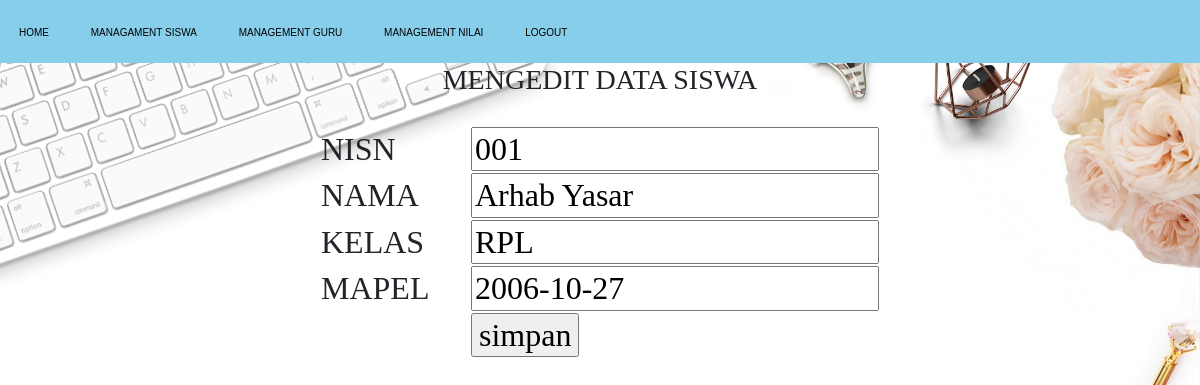
/editsiswa.php?kode=001, run on the app's committed database.
### tables this page shows
CREATE TABLE `siswa` (
  `NISN` varchar(12) NOT NULL,
  `nama` varchar(30) NOT NULL,
  `kelas` varchar(7) NOT NULL,
  `tanggal_lahir` date NOT NULL
);

### editsiswa.php (the view, shortened to what this page needs)
<!DOCTYPE html>
<html lang="en">
<head>
    <link rel="stylesheet" href="bootstrap-5.2.3-dist/css/bootstrap.css">
</head>
<body>
<header>
        <ul>
        <li><a href="home.php">HOME</a></li>
            <li><a href="datasiswa.php">MANAGAMENT SISWA</a></li>
            <li><a href="dataguru.php">MANAGEMENT GURU</a></li>
            <li><a href="datanilai.php">MANAGEMENT NILAI</a></li>
            <li><a href="logout.php">LOGOUT</a></li>
        </ul>
    </header>
<?php
    include "koneksi.php";
    $sql=mysqli_query($koneksi,"select*from siswa where NISN='$_GET[kode]'");
    $data=mysqli_fetch_array($sql);
?>
<h3 align="center">MENGEDIT DATA SISWA<h2>
<form action="" method="POST">
<table  align="center" style='margin-top:30px;'>
    <tr>
        <td width="150">NISN</td>
        <td><input type="text" name="NISN" value="<?php echo $data['NISN'];?>"></td>
    </tr>
    <tr>
        <td>NAMA</td>
        <td><input typr="text" name="nama" value="<?php echo $data['nama'];?>"></td>
    </tr>
    <tr>
        <td>KELAS</td>
        <td><input type="text"name="kelas" value="<?php echo $data['kelas'];?>"></td>
    </tr>
    <tr>
        <td>MAPEL</td>
        <td><input type="text" name="tanggal_lahir" value="<?php echo $data['tanggal_lahir'];?>"></td>
    </tr>
    <tr>
        <td></td>
        <td><input type="submit" value="simpan" name="proses"></td>
    </tr>
</table>
</form>
</body>
</html>

### editsiswa.php (style rules this page uses)
body { padding : 0; margin : 0; font-size:15px; background-image: url("img/pexels-brand-&-palms-768938.jpg"); background-size:cover; font-family:times; }
ul { list-style-type:none; margin:0; padding:0; overflow:hidden; background-color:rgb(135, 206, 235); position:sticky; }
li { margin:auto; padding: 20px 19px; display: inline-block; }
a { color:black; text-decoration:none; font-size:10px; font-family:sans-serif; }

### data on the page
siswa: NISN "001", nama "Arhab Yasar", kelas "RPL", tanggal_lahir "2006-10-27"
